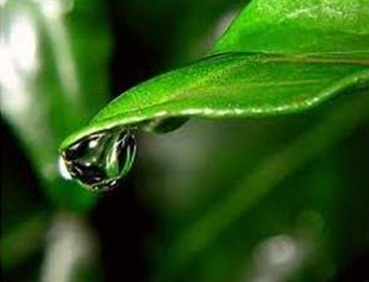
#> input picture Notebooks Teoria/05_CNN/hoja.jpg, 369 x 282 px
$ jupyter execute verImagen_RGB.ipynb
#> lines starting #> are read from the running program, lines starting #| are printed output that depends on the picture
[cell 1]
from skimage import io
import matplotlib.pyplot as plt

imgColor = io.imread("hoja.jpg")
#> imgColor is the input picture: shape (282, 369, 3); mean R, G, B 51.4, 90.2, 29.8
imgColor.shape
#> Out = (282, 369, 3)

[cell 2]
plt.figure()
plt.imshow (imgColor)
plt.show()

[cell 3]
C = ['Reds', 'Greens', 'Blues']
for p in [0,1,2]:
    plt.figure()
    plt.imshow (imgColor[:,:,p],cmap=C[p])
    plt.show()
#> this loop made 3 passes
#> pass 1, `plt.show()`:
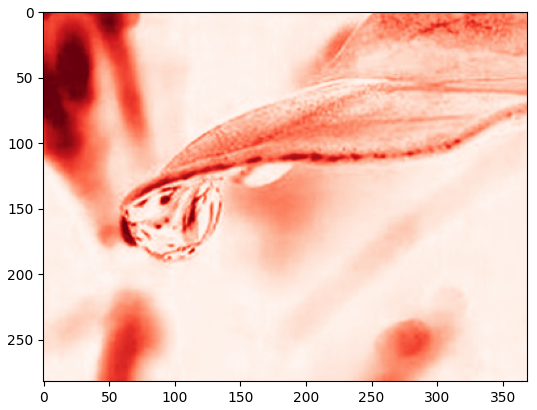
#> figure drawn by matplotlib, 1 panel
#> pass 2, `plt.show()`:
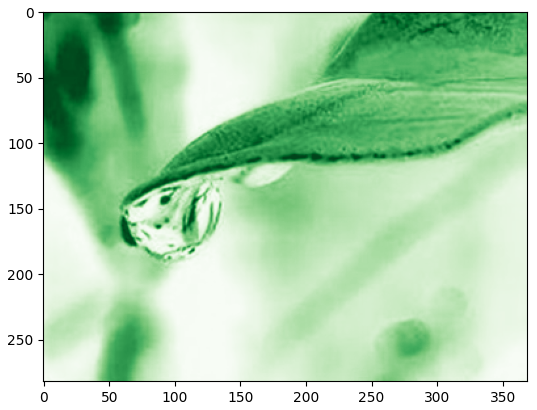
#> figure drawn by matplotlib, 1 panel

[cell 4]
from skimage import io
import matplotlib.pyplot as plt

imgColor = io.imread("Tigre.jpg",as_gray=True)
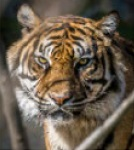
#> input picture Notebooks Teoria/05_CNN/Tigre.jpg, 134 x 150 px
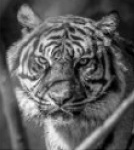
#> imgColor: shape (150, 134) float64; min 0, max 0.985, mean 0.37
imgColor.shape

plt.figure()
plt.imshow (imgColor)
plt.show()
